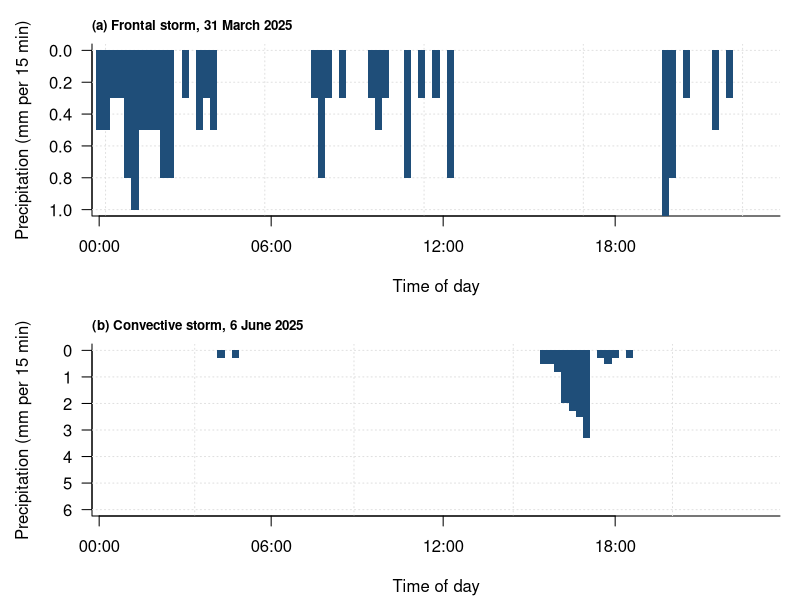

The R script that drew this image:
# Figure 3.9: Hyetographs for a frontal storm (March) and a convective storm (June)
# Chapter 3 draft; data supplied by chapter author (Figure_3_9_Timeseries.xlsx; Hubbard Brook rain gage, 15-min)
# Run: Rscript hyetographs_frontal_convective.R  ->  figure_r.png (base R, no packages needed)

a <- read.csv("hyetograph_frontal_march.csv", stringsAsFactors = FALSE)
a$datetime <- as.POSIXct(a$datetime, format = "%Y-%m-%d %H:%M:%S", tz = "UTC")

b <- read.csv("hyetograph_convective_june.csv", stringsAsFactors = FALSE)
b$datetime <- as.POSIXct(b$datetime, format = "%Y-%m-%d %H:%M:%S", tz = "UTC")

png("figure_r.png", width = 1200, height = 900, res = 150)
par(mfrow = c(2, 1), mar = c(4.2, 4.6, 2.2, 1), las = 1)
plot(NA, xlim = range(c(a$datetime), na.rm = TRUE), ylim = c(1.0, 0), log = "", xlab = "Time of day", ylab = "Precipitation (mm per 15 min)", bty = "l", xaxt = "n", xaxs = "i")
grid(col = "grey88")
axis.POSIXct(1, x = a$datetime, format = "%H:%M")
rect(a$datetime - 900.0/2, 0, a$datetime + 900.0/2, a$precip_mm, col = "#1f4e79", border = NA)
mtext("(a) Frontal storm, 31 March 2025", side = 3, adj = 0, line = 0.5, cex = 0.8, font = 2)

plot(NA, xlim = range(c(b$datetime), na.rm = TRUE), ylim = c(6, 0), log = "", xlab = "Time of day", ylab = "Precipitation (mm per 15 min)", bty = "l", xaxt = "n", xaxs = "i")
grid(col = "grey88")
axis.POSIXct(1, x = b$datetime, format = "%H:%M")
rect(b$datetime - 900.0/2, 0, b$datetime + 900.0/2, b$precip_mm, col = "#1f4e79", border = NA)
mtext("(b) Convective storm, 6 June 2025", side = 3, adj = 0, line = 0.5, cex = 0.8, font = 2)

invisible(dev.off())
